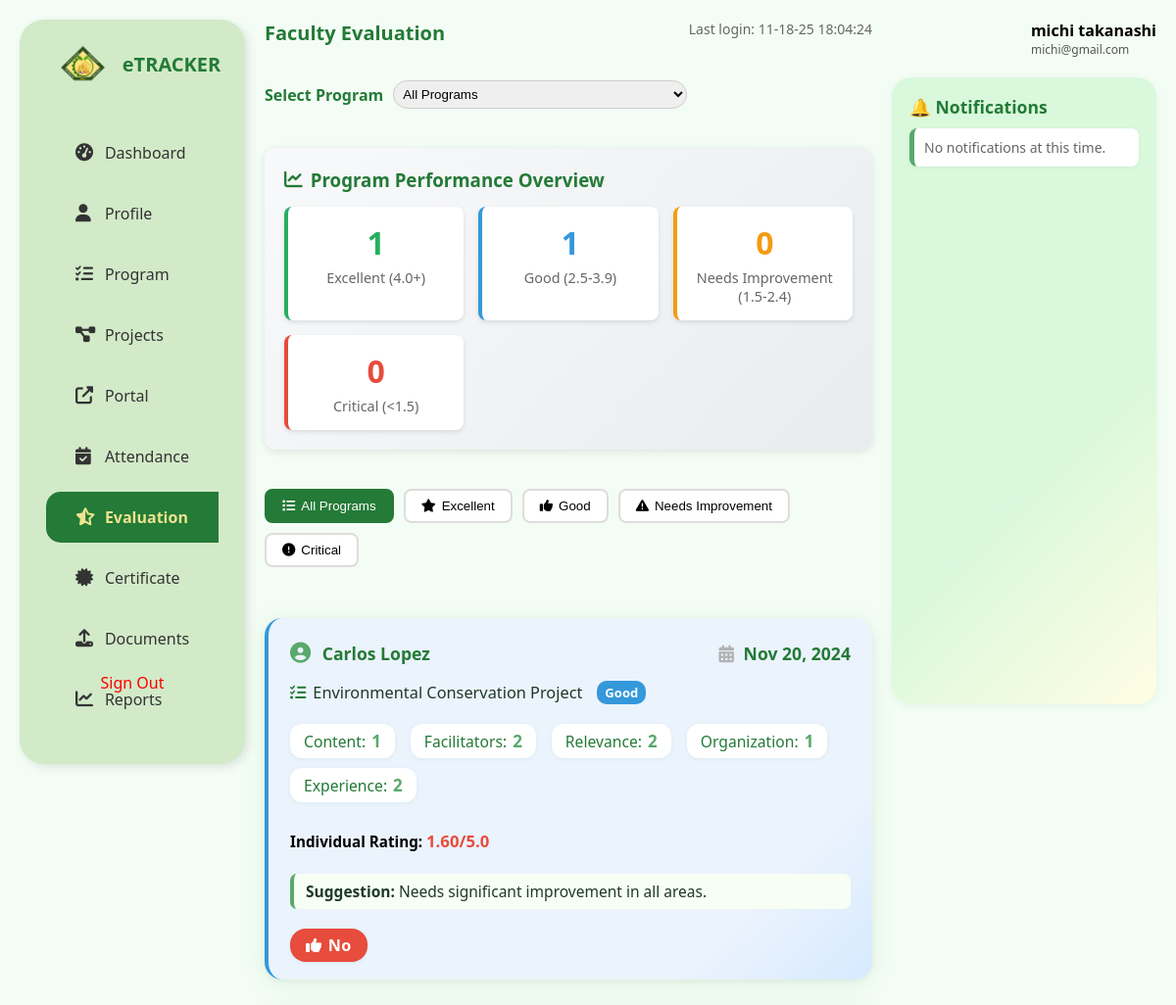
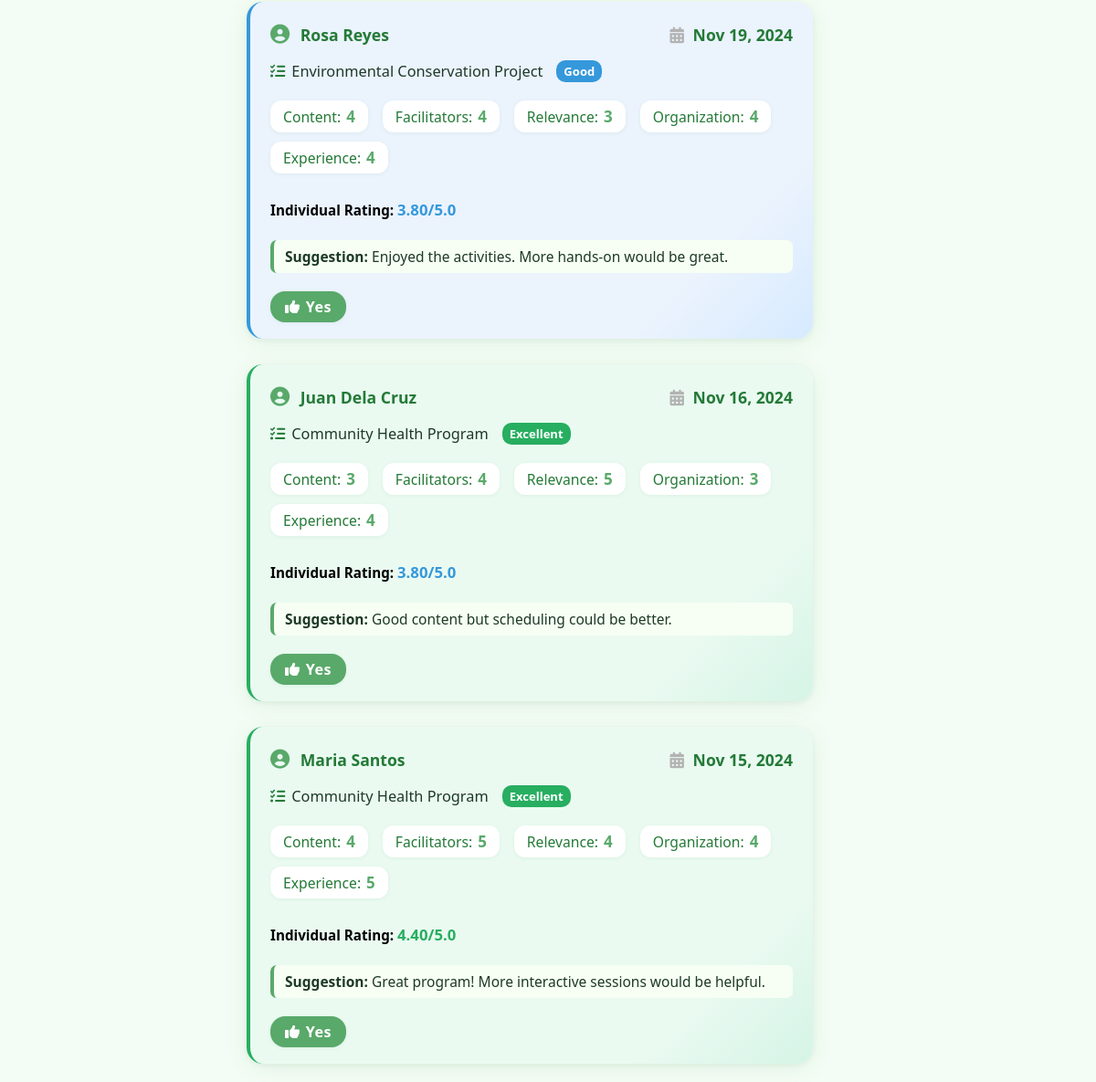
The page /FACULTY/Evaluation.php (signed in) on the database its author committed (2 pictures, top to bottom).
### tables this page shows
CREATE TABLE `detailed_evaluations` (
  `id` int(11) NOT NULL AUTO_INCREMENT,
  `evaluation_id` int(11) DEFAULT NULL,
  `eval_date` datetime DEFAULT current_timestamp(),
  `reviewed` tinyint(1) DEFAULT 0 COMMENT 'Whether evaluation has been reviewed by admin',
  `admin_suggestion` text DEFAULT NULL COMMENT 'Admin suggestion for improvement',
  `admin_suggestion_date` datetime DEFAULT NULL COMMENT 'Date when admin suggestion was added',
  `program_id` int(11) DEFAULT NULL,
  `student_id` int(11) DEFAULT NULL,
  `student_name` varchar(255) DEFAULT NULL,
  `content` int(11) DEFAULT 0,
  `facilitators` int(11) DEFAULT 0,
  `relevance` int(11) DEFAULT 0,
  `organization` int(11) DEFAULT 0,
  `experience` int(11) DEFAULT 0,
  `suggestion` text DEFAULT NULL,
  `recommend` varchar(10) DEFAULT NULL,
  PRIMARY KEY (`id`),
  KEY `idx_reviewed` (`reviewed`),
  KEY `idx_eval_date` (`eval_date`)
);

CREATE TABLE `programs` (
  `id` int(11) NOT NULL AUTO_INCREMENT,
  `program_name` varchar(255) NOT NULL,
  `project_titles` longtext DEFAULT NULL,
  `department_id` int(11) DEFAULT NULL,
  `department` varchar(100) DEFAULT NULL,
  `program_type` varchar(100) DEFAULT NULL,
  `location` varchar(255) DEFAULT NULL,
  `target_audience` varchar(100) DEFAULT NULL,
  `start_date` date DEFAULT NULL,
  `previous_date` date DEFAULT NULL,
  `end_date` date DEFAULT NULL,
  `status` enum('planning','ongoing','ended','completed','cancelled') DEFAULT 'planning',
  `max_students` int(11) DEFAULT 0,
  `male_count` int(11) DEFAULT 0,
  `female_count` int(11) DEFAULT 0,
  `requirements` text DEFAULT NULL,
  `budget` decimal(10,2) DEFAULT NULL,
  `description` text DEFAULT NULL,
  `sdg_goals` text DEFAULT NULL,
  `faculty_id` int(11) DEFAULT NULL,
  `created_at` timestamp NOT NULL DEFAULT current_timestamp(),
  `updated_at` timestamp NOT NULL DEFAULT current_timestamp() ON UPDATE current_timestamp(),
  `is_archived` tinyint(1) NOT NULL DEFAULT 0,
  `archived_at` datetime DEFAULT NULL,
  PRIMARY KEY (`id`),
  KEY `fk_faculty_id_faculty` (`faculty_id`),
  KEY `programs_ibfk_1` (`department_id`),
  KEY `idx_programs_is_archived` (`is_archived`),
  KEY `idx_programs_department_id` (`department_id`),
  KEY `idx_programs_faculty_id` (`faculty_id`),
  KEY `idx_programs_status` (`status`),
  CONSTRAINT `fk_faculty_id_faculty` FOREIGN KEY (`faculty_id`) REFERENCES `users` (`id`) ON DELETE CASCADE ON UPDATE CASCADE,
  CONSTRAINT `programs_ibfk_1` FOREIGN KEY (`department_id`) REFERENCES `departments` (`department_id`) ON DELETE CASCADE ON UPDATE CASCADE
);

CREATE TABLE `users` (
  `id` int(11) NOT NULL AUTO_INCREMENT,
  `firstname` varchar(100) DEFAULT NULL,
  `lastname` varchar(100) DEFAULT NULL,
  `email` varchar(255) DEFAULT NULL,
  `password` varchar(255) DEFAULT NULL,
  `department_id` int(11) DEFAULT NULL,
  `role` enum('admin','faculty','student') DEFAULT NULL,
  `created_at` timestamp NOT NULL DEFAULT current_timestamp(),
  `phone` varchar(20) DEFAULT NULL,
  `department` varchar(100) DEFAULT NULL,
  `comm_preference` enum('email','sms') DEFAULT 'email',
  `verification_status` enum('verified','unverified') DEFAULT 'unverified',
  PRIMARY KEY (`id`),
  KEY `department_id` (`department_id`),
  CONSTRAINT `users_ibfk_1` FOREIGN KEY (`department_id`) REFERENCES `departments` (`department_id`) ON DELETE CASCADE
);

### FACULTY/Evaluation.php (the view, shortened to what this page needs)
<?php
require_once 'db.php';
$user_id = $_SESSION['user_id'];
$user_fullname = 'Unknown User';
$user_email = 'unknown@cvsu.edu.ph';
$user_sql = "SELECT firstname, lastname, email FROM users WHERE id = ?";
$user_stmt = $conn->prepare($user_sql);
$user_stmt->bind_param("i", $user_id);
$user_stmt->execute();
$user_result = $user_stmt->get_result();
if ($user_row = $user_result->fetch_assoc()) {
    $user_fullname = $user_row['firstname'] . ' ' . $user_row['lastname'];
    $user_email = $user_row['email'];
}
$faculty_id = '';
$faculty_sql = "SELECT id FROM faculty WHERE user_id = ?";
$faculty_stmt = $conn->prepare($faculty_sql);
$faculty_stmt->bind_param("i", $user_id);
$faculty_stmt->execute();
$faculty_result = $faculty_stmt->get_result();
if ($faculty_row = $faculty_result->fetch_assoc()) {
    $faculty_id = $faculty_row['id'];
}
$selected_program_id = isset($_GET['program_id']) && $_GET['program_id'] != 'all' ? $_GET['program_id'] : 'all';
$eval_query = "SELECT de.*, p.program_name
               FROM detailed_evaluations de
               JOIN programs p ON de.program_id = p.id
               WHERE p.faculty_id = ?";
$eval_query .= " ORDER BY de.eval_date DESC";
$eval_stmt = $conn->prepare($eval_query);
if ($selected_program_id != 'all') {
    $eval_stmt->bind_param("ii", $faculty_id, $selected_program_id);
} else {
    $eval_stmt->bind_param("i", $faculty_id);
}
$eval_stmt->execute();
$eval_result = $eval_stmt->get_result();
$evaluations = [];
if ($eval_result) {
    while ($row = $eval_result->fetch_assoc()) {
        $evaluations[] = $row;
    }
}
$notifications = [];
?>
<!DOCTYPE html>
<html lang="en">
<head>
  <link rel="stylesheet" href="sample.css" />
  <link rel="stylesheet" href="https://cdnjs.cloudflare.com/ajax/libs/font-awesome/6.5.0/css/all.min.css">
</head>
<body>
  <div class="container">
    <aside class="sidebar">
 <div class="logo">
        <img src="logo.png" alt="Logo" class="logo-img" />
        <span class="logo-text">eTRACKER</span>
      </div>      <nav>
        <ul>
          <li><a href="Dashboard.php"><i class="fas fa-tachometer-alt"></i> Dashboard</a></li>
          <li><a href="profile.php"><i class="fas fa-user"></i> Profile</a></li>
          <li><a href="Programs.php"><i class="fas fa-tasks"></i> Program</a></li>
          <li><a href="Projects.php"><i class="fas fa-project-diagram"></i> Projects</a></li>
          <li><a href="../portal/home/home.html"><i class="fas fa-external-link-alt"></i> Portal</a></li>
          <li><a href="Attendance.php"><i class="fas fa-calendar-check"></i> Attendance</a></li>
           <li class="active"><a href="Evaluation.php"><i class="fas fa-star-half-alt"></i> Evaluation</a></li>
          <li><a href="certificates.php"><i class="fas fa-certificate"></i> Certificate</a></li>
           <li><a href="upload.php"><i class="fas fa-upload"></i> Documents </a></li>
          <li><a href="reports.php"><i class="fas fa-chart-line"></i> Reports</a></li>
        </ul>
 <div class="sign-out" style="position: absolute; bottom: 30px; left: 0; width: 100%; text-align: center;">
          <a href="../register/logout.php" style="color: inherit; text-decoration: none; display: block; padding: 12px 0;">Sign Out</a>
        </div>      </nav>
    </aside>
    <div class="main-grid">
      <div class="main-content">
        <header class="topbar">
          <div class="role-label">Faculty Evaluation</div>
          <div class="last-login">Last login: <?php echo date('m-d-y H:i:s'); ?></div>
        </header>
        <div class="program-selection">
          <label for="program-select">Select Program</label>
          <select id="program-select" name="program_id" onchange="window.location.href='Evaluation.php?program_id=' + this.value">
            <option value="all" <?php echo ($selected_program_id == 'all') ? 'selected' : ''; ?>>All Programs</option>
          </select>
        </div>
        <?php
        $program_stats = [];
        $program_ratings = [];
        foreach ($evaluations as $eval) {
          $program_name = $eval['program_name'];
          if (!isset($program_ratings[$program_name])) {
            $program_ratings[$program_name] = [];
          }
          $ratings = [$eval['content'], $eval['facilitators'], $eval['relevance'], $eval['organization'], $eval['experience']];
          $avg = array_sum($ratings) / count($ratings);
          $program_ratings[$program_name][] = $avg;
        }
        foreach ($program_ratings as $program => $ratings) {
          $avg = array_sum($ratings) / count($ratings);
          $status = 'excellent';
          $status_text = 'Excellent';
          $status_color = '#27ae60';
          if ($avg < 1.5) {
            $status = 'critical';
            $status_text = 'Critical';
            $status_color = '#e74c3c';
          } elseif ($avg < 2.5) {
            $status = 'needs-improvement';
            $status_text = 'Needs Improvement';
            $status_color = '#f39c12';
          } elseif ($avg < 4.0) {
            $status = 'good';
            $status_text = 'Good';
            $status_color = '#3498db';
          }
          $program_stats[$program] = [
            'average' => $avg,
            'status' => $status,
            'status_text' => $status_text,
            'status_color' => $status_color,
            'count' => count($ratings)
          ];
        }
        ?>
        <?php if (!empty($program_stats)): ?>
        <div class="quality-overview">
          <h3><i class="fas fa-chart-line"></i> Program Performance Overview</h3>
          <div class="quality-summary">
            <?php
            $excellent = $good = $needs_improvement = $critical = 0;
            foreach ($program_stats as $stats) {
              switch ($stats['status']) {
                case 'excellent': $excellent++; break;
                case 'good': $good++; break;
              }
            }
            ?>
            <div class="summary-item excellent">
              <div class="count"><?php echo $excellent; ?></div>
              <div class="label">Excellent (4.0+)</div>
            </div>
            <div class="summary-item good">
              <div class="count"><?php echo $good; ?></div>
              <div class="label">Good (2.5-3.9)</div>
            </div>
            <div class="summary-item needs-improvement">
              <div class="count"><?php echo $needs_improvement; ?></div>
              <div class="label">Needs Improvement (1.5-2.4)</div>
            </div>
            <div class="summary-item critical">
              <div class="count"><?php echo $critical; ?></div>
              <div class="label">Critical (<1.5)</div>
            </div>
          </div>
        </div>
        <div class="quality-filters">
          <button class="filter-btn active" data-filter="all">
            <i class="fas fa-list"></i> All Programs
          </button>
          <button class="filter-btn" data-filter="excellent">
            <i class="fas fa-star"></i> Excellent
          </button>
          <button class="filter-btn" data-filter="good">
            <i class="fas fa-thumbs-up"></i> Good
          </button>
          <button class="filter-btn" data-filter="needs-improvement">
            <i class="fas fa-exclamation-triangle"></i> Needs Improvement
          </button>
          <button class="filter-btn" data-filter="critical">
            <i class="fas fa-exclamation-circle"></i> Critical
          </button>
        </div>
        <?php endif; ?>
        <div class="evaluation-cards">
          <?php if (empty($evaluations)): ?>
            <div class="eval-card empty">
              <div class="empty-msg">No evaluations found.</div>
            </div>
          <?php else: ?>
            <?php foreach ($evaluations as $eval): ?>
              <?php
              $program_name = $eval['program_name'];
              $program_info = $program_stats[$program_name] ?? null;
              $ratings = [$eval['content'], $eval['facilitators'], $eval['relevance'], $eval['organization'], $eval['experience']];
              $individual_avg = array_sum($ratings) / count($ratings);
              ?>
              <div class="eval-card" data-quality="<?php echo $program_info ? $program_info['status'] : 'unknown'; ?>">
                <div class="eval-header">
                  <div class="eval-name">
                    <i class="fas fa-user-circle"></i>
                    <?php echo htmlspecialchars($eval['student_name'] ?? 'N/A'); ?>
                  </div>
                  <div class="eval-date">
                    <i class="fas fa-calendar-alt"></i>
                    <?php echo htmlspecialchars(date('M d, Y', strtotime($eval['eval_date'] ?? 'now'))); ?>
                  </div>
                </div>
                <div class="eval-program">
                  <i class="fas fa-tasks"></i>
                  <?php echo htmlspecialchars($eval['program_name']); ?>
                  <?php if ($program_info): ?>
                    <span class="quality-badge <?php echo $program_info['status']; ?>"
                          style="background-color: <?php echo $program_info['status_color']; ?>;"
                          title="Program Average: <?php echo number_format($program_info['average'], 2); ?>/5.0">
                      <?php echo $program_info['status_text']; ?>
                    </span>
                  <?php endif; ?>
                </div>
                <div class="eval-ratings">
                  <div class="eval-badge content">Content: <span><?php echo htmlspecialchars($eval['content'] ?? '-'); ?></span></div>
                  <div class="eval-badge facilitators">Facilitators: <span><?php echo htmlspecialchars($eval['facilitators'] ?? '-'); ?></span></div>
                  <div class="eval-badge relevance">Relevance: <span><?php echo htmlspecialchars($eval['relevance'] ?? '-'); ?></span></div>
                  <div class="eval-badge organization">Organization: <span><?php echo htmlspecialchars($eval['organization'] ?? '-'); ?></span></div>
                  <div class="eval-badge experience">Experience: <span><?php echo htmlspecialchars($eval['experience'] ?? '-'); ?></span></div>
                </div>
                <div class="individual-rating">
                  <strong>Individual Rating: </strong>
                  <span class="rating-value <?php echo $individual_avg >= 4 ? 'excellent' : ($individual_avg >= 2.5 ? 'good' : 'poor'); ?>">
                    <?php echo number_format($individual_avg, 2); ?>/5.0
                  </span>
                </div>
                <div class="eval-suggestion">
                  <strong>Suggestion:</strong>
                  <span><?php echo htmlspecialchars($eval['suggestion'] ?? '-'); ?></span>
                </div>
                <div class="eval-recommend">
                  <span class="recommend-badge <?php echo strtolower($eval['recommend'] ?? ''); ?>">
                    <i class="fas fa-thumbs-up"></i>
                    <?php echo htmlspecialchars($eval['recommend'] ?? '-'); ?>
                  </span>
                </div>
              </div>
            <?php endforeach; ?>
          <?php endif; ?>
        </div>
      </div>
      <div class="right-panel">
        <div class="user-info">
          <div class="name"><?php echo htmlspecialchars($user_fullname); ?></div>
          <div class="email"><?php echo htmlspecialchars($user_email); ?></div>
        </div>
        <div class="notifications">
          <h3>🔔 Notifications</h3>
          <?php if (empty($notifications)): ?>
            <div class="note no-notifications">No notifications at this time.</div>
          <?php endif; ?>
        </div>
      </div>
    </div>
  </div>
</body>
</html>

### rows shown on the page
detailed_evaluations: student_name "Carlos Lopez", eval_date "Nov 20, 2024", program.program_name "Environmental Conservation Project", program.program_name "Good", content "1", facilitators "2", relevance "2", organization "1", experience "2", individual_avg "1.60", suggestion "Needs significant improvement in all areas.", recommend "No"
detailed_evaluations: student_name "Rosa Reyes", eval_date "Nov 19, 2024", program.program_name "Environmental Conservation Project", program.program_name "Good", content "4", facilitators "4", relevance "3", organization "4", experience "4", individual_avg "3.80", suggestion "Enjoyed the activities. More hands-on would be great.", recommend "Yes"
detailed_evaluations: student_name "Juan Dela Cruz", eval_date "Nov 16, 2024", program.program_name "Community Health Program", program.program_name "Excellent", content "3", facilitators "4", relevance "5", organization "3", experience "4", individual_avg "3.80", suggestion "Good content but scheduling could be better.", recommend "Yes"
detailed_evaluations: student_name "Maria Santos", eval_date "Nov 15, 2024", program.program_name "Community Health Program", program.program_name "Excellent", content "4", facilitators "5", relevance "4", organization "4", experience "5", individual_avg "4.40", suggestion "Great program! More interactive sessions would be helpful.", recommend "Yes"
users: user_fullname "michi takanashi", email "michi@gmail.com"

### other values the page prints
$excellent "1"
$good "1"
$needs_improvement "0"
$critical "0"
